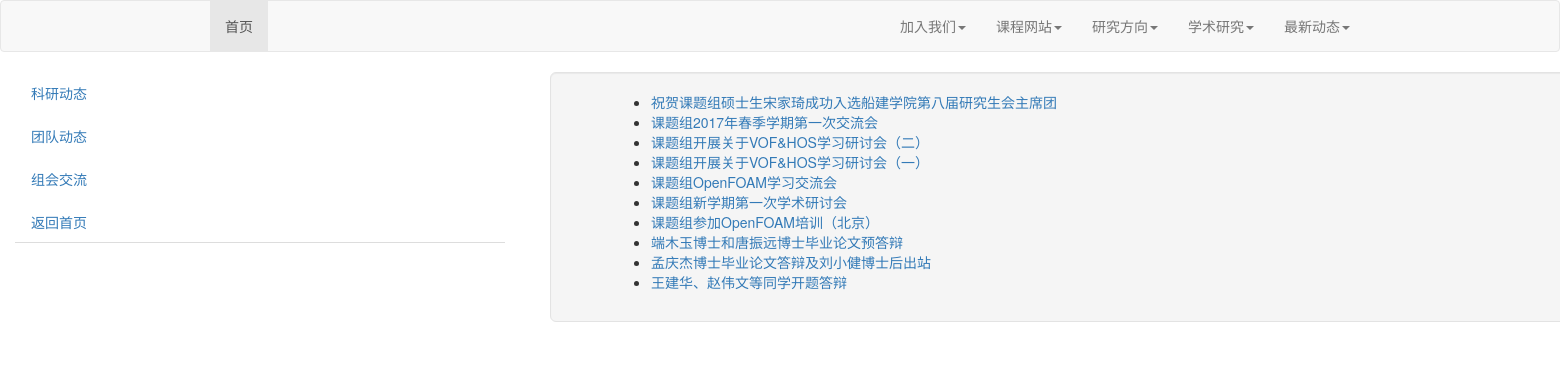
Page /ArticleList/5/6/No/ on the committed database.
### app/models.py (models this page shows, shortened)
class Categories(db.Model):
    __tablename__='categories'
    id = db.Column(db.Integer, primary_key=True)
    name = db.Column(db.String(64), unique=True, index=True)
    sons = db.relationship('SubCategories',backref='father')

class SubCategories(db.Model):
    __tablename__='subcategories'
    id = db.Column(db.Integer, primary_key=True)
    name = db.Column(db.String(64), unique=True, index=True)
    father_id = db.Column(db.Integer, db.ForeignKey('categories.id'))
    sons = db.relationship('Articles',backref='father')

class Articles(db.Model):
    __tablename__='articles'
    id = db.Column(db.Integer, primary_key=True)
    title = db.Column(db.String(64), unique=True, index=True)
    content = db.Column(db.Text)
    date = db.Column(db.String(32))
    father_id = db.Column(db.Integer, db.ForeignKey('subcategories.id'))

### app/main/views.py (the view)
@main.route('/ArticleList/<C>/<SC>/<A>/', methods=['GET'])
def ArticleList(C,SC,A):
    Category = Categories.query.filter_by(id=C).first()
    if A == 'No':
        Article = None
    else:
        Article = Articles.query.filter_by(id=A).first()
    if SC != 'No':
        SubCategory = SubCategories.query.filter_by(id=SC).first()
    else:
        SubCategory = None
    CategoriesList = Categories.query.all()
    CategoriesIterator = Categories.query.first()
    SubCategoriesList = SubCategories.query.all()
    SubCategoriesIterator = SubCategories.query.first()
    ArticlesList = Articles.query.all()
    ArticlesIterator = Articles.query.first()
    return render_template('ArticleList.html',Category = Category, SubCategory = SubCategory, Article = Article,\
        CategoriesList = CategoriesList, SubCategoriesList = SubCategoriesList, ArticlesList = ArticlesList,\
        CategoriesIterator = CategoriesIterator, SubCategoriesIterator = SubCategoriesIterator, ArticlesIterator = ArticlesIterator,\
        Categories = Categories, SubCategories = SubCategories, Articles = Articles)

### app/templates/ArticleList.html (shortened to what this page needs)
{% extends "base.html" %}
{% import "bootstrap/wtf.html" as wtf %}
{% block content %}
<nav class="navbar navbar-default" role="navigation">
<div class="container">
	<div class="row clearfix">
		<div class="col-md-12 column">
			<ul class="nav navbar-nav">
				<li class="active">
					 <a href="{{ url_for('main.index') }}">首页</a>
				</li>
			</ul>
			<ul class="nav navbar-nav navbar-right">
				{% for CategoriesIterator in CategoriesList %}
					{% if CategoriesIterator.sons == [] %}
						<li>
					 		<a href="{{url_for('main.ArticleList', C = CategoriesIterator.id, SC = 'No')}}">{{CategoriesIterator.name}}</a>
						</li>
					{% else %}
						<li class="dropdown pull-right">
					 		<a href="#" data-toggle="dropdown" class="dropdown-toggle">{{CategoriesIterator.name}}<strong class="caret"></strong></a>
						</li>
					{% endif %}
				{% endfor %}
			</ul>
		</div>
</div>
</nav>
		<div class="col-md-4 column">
			<ul class="nav nav-tabs nav-stacked">
				{% if Category.sons != [] %}
					{% for SubCategoriesIterator in Category.sons %}
						<li>
					 		<a href="{{url_for('main.ArticleList', C = Category.id, SC = SubCategoriesIterator.id, A = 'No')}}">{{SubCategoriesIterator.name}}</a>
						</li>
					{% endfor %}
				{% endif %}
				<li>
					 <a href="{{ url_for('main.index') }}">返回首页</a>
				</li>
			</ul>
		</div>
		<div class="col-md-8 column">
			<div class="container">
				<div class="row clearfix">
					<div class="col-md-12 column">
						{% if Article == None %}
						<div class="jumbotron well">
							<ul>
								{% if SubCategory.sons != [] %}
									{% for ArticlesIterator in SubCategory.sons %}
										<li>
											<a href="{{url_for('main.ArticleList', C = Category.id, SC = SubCategoriesIterator.id, A = ArticlesIterator.id)}}">{{ArticlesIterator.title}}</a>
										</li>
									{% endfor %}
								{% endif %}
							</ul>
						</div>
						{% else %}
						<h1>{{Article.title}}</h1>
						<h3>{{Article.content|safe}}</h3>
						{% endif %}
					</div>
				</div>
			</div>
		</div>
{% endblock %}

### rows in the picture
Categories: name "最新动态"
Categories: name "学术研究"
Categories: name "研究方向"
Categories: name "课程网站"
Categories: name "加入我们"
SubCategories: name "科研动态"
SubCategories: name "团队动态"
SubCategories: name "组会交流"
Articles: title "祝贺课题组硕士生宋家琦成功入选船建学院第八届研究生会主席团"
Articles: title "课题组2017年春季学期第一次交流会"
Articles: title "课题组开展关于VOF&HOS学习研讨会（二）"
Articles: title "课题组开展关于VOF&HOS学习研讨会（一）"
Articles: title "课题组OpenFOAM学习交流会"
Articles: title "课题组新学期第一次学术研讨会"
Articles: title "课题组参加OpenFOAM培训（北京）"
Articles: title "端木玉博士和唐振远博士毕业论文预答辩"
Articles: title "孟庆杰博士毕业论文答辩及刘小健博士后出站"
Articles: title "王建华、赵伟文等同学开题答辩"
